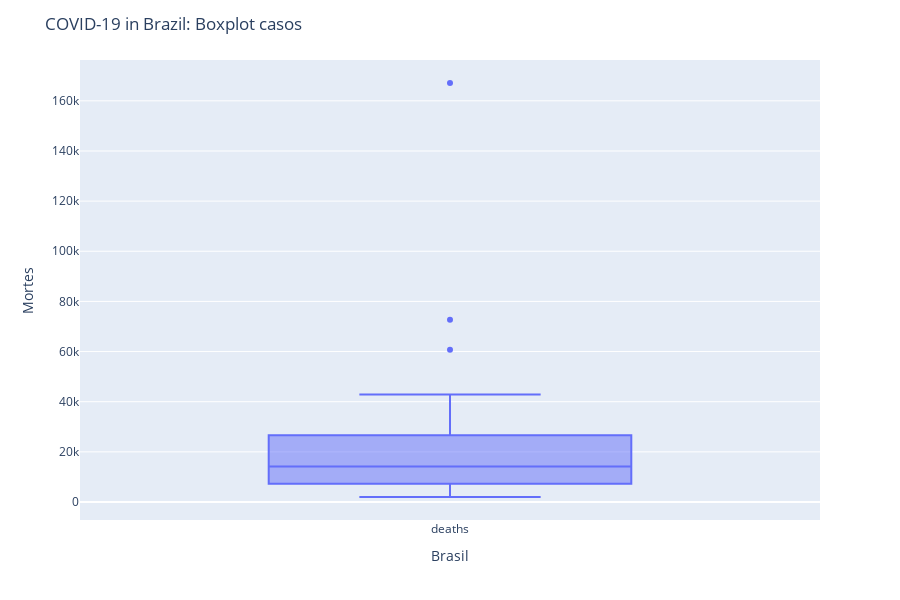

Write notebook code for a chart like this one.
### Code cell
fig = px.box(ultimo['deaths'])
fig.update_layout( title="COVID-19 in Brazil: Boxplot mortes", 
                  xaxis_title="Brasil", yaxis_title="Mortes", legend_title='<b>COVID-19</b>',
                  legend=dict(x=0.75,y=0.5), width=900, height=600)
fig.show()

### Figure 1 — Plotly figure (JSON) as saved in the notebook; plotly's stock layout.template omitted (floating-point values rounded to 4 significant figures)
{"data": [{"alignmentgroup": "True", "hovertemplate": "variable=%{x}<br>value=%{y}<extra></extra>", "legendgroup": "", "marker": {"color": "#636efa"}, "name": "", "notched": false, "offsetgroup": "", "orientation": "v", "showlegend": false, "type": "box", "x": ["deaths", "deaths", "deaths", "deaths", "deaths", "deaths", "deaths", "deaths", "deaths", "deaths", "deaths", "deaths", "deaths", "deaths", "deaths", "deaths", "deaths", "deaths", "deaths", "deaths", "deaths", "deaths", "deaths", "deaths", "deaths", "deaths", "deaths"], "x0": " ", "xaxis": "x", "y": [2122, 1992, 14151, 6869, 11573, 14323, 26708, 29658, 10486, 10869, 26212, 14854, 18079, 21366, 10189, 7721, 72695, 60767, 8119, 2144, 7172, 42896, 6309, 21648, 4142, 38985, 167110], "y0": " ", "yaxis": "y"}], "layout": {"boxmode": "group", "height": 600, "legend": {"title": {"text": "<b>COVID-19</b>"}, "tracegroupgap": 0, "x": 0.75, "y": 0.5}, "margin": {"t": 60}, "title": {"text": "COVID-19 in Brazil: Boxplot casos"}, "width": 900, "xaxis": {"anchor": "y", "domain": [0, 1], "title": {"text": "Brasil"}}, "yaxis": {"anchor": "x", "domain": [0, 1], "title": {"text": "Mortes"}}}}
